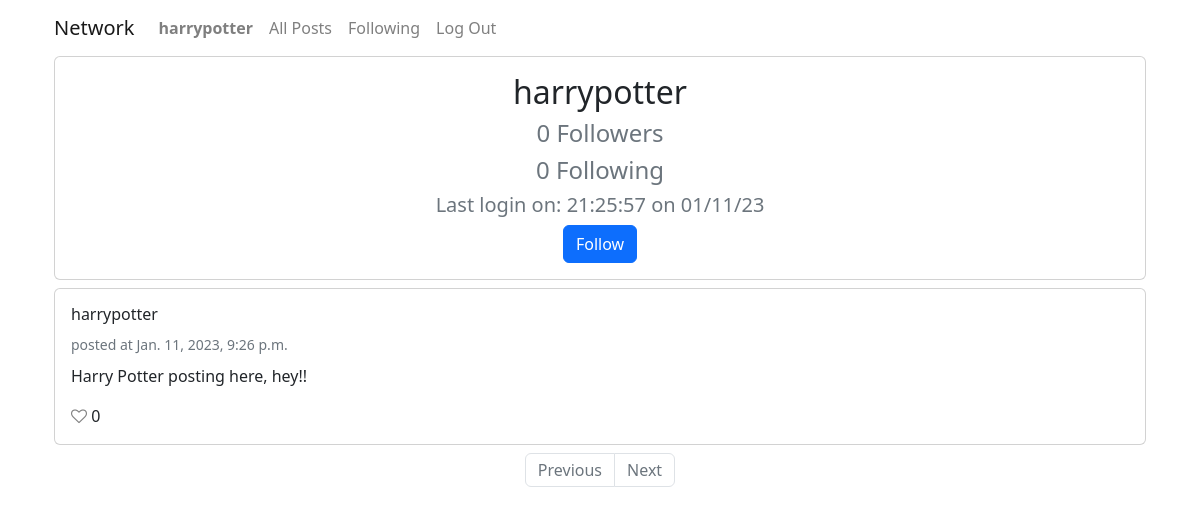
/profile/1 (signed in), run on the app's committed database.
### network/models.py (models this page shows, shortened)
class User(AbstractUser):
    pass

class Post(models.Model):
    author = models.ForeignKey(User, on_delete=models.CASCADE, related_name="posts")
    content = models.TextField(max_length=140)
    timestamp = models.DateTimeField(auto_now_add=True)
    liked_by = models.ManyToManyField(User, related_name="likes")
    def likes(self):
        return self.liked_by.all().count()
    class Meta:
        ordering = ['-timestamp']

### network/views.py (the view)
# urls.py: path("profile/<int:user_id>", views.userprofile, name="profile"),
@login_required(login_url="login")
def userprofile(request, user_id):
    user = User.objects.get(pk=user_id)
    posts = Post.objects.filter(author=user_id)
    pagination = Paginator(posts, 10)
    pg_num = request.GET.get('page', 1)
    pg_obj = pagination.get_page(pg_num)
    if pg_obj.has_previous():
        pg_url = f'?page={pg_obj.previous_page_number()}'
    elif pg_obj.has_next():
        pg_url = f'?page={pg_obj.next_page_number()}'
    else:
        pg_url = ''
    if not request.user.is_authenticated:
        is_followed = False
    elif user.rel_to_user.filter(rel_fromuser=user, status='yes'):
        is_followed = True
    else:
        is_followed = False
    return render(request, "network/profile.html", {
        "username": user,
        "posts": pg_obj,
        "pg_obj": pg_obj,
        "pg_url": pg_url,
        'following' : user.rel_from_user.count(),
        'followed_by' : user.rel_to_user.count(),
        "is_following": is_followed or None,
        "lastlogin": f'{user.last_login.strftime("%X")} on {user.last_login.strftime("%x")}'
    })

### network/templates/network/profile.html (shortened to what this page needs)
{% extends "network/layout.html" %}
{% load static %}
{% block body %}
<div class="container">
    <div class="row">
        <div class="col-12">
            <div class="row">
                <div class="col">
                    <div class="card">
                        <div class="card-body">
                            <div class="row">
                                <div class="col text-center">
                                    <h2 id="userprofile">{{ username }}</h2>
                                    <h4 class="text-muted" id="fwlrcount">{{ followed_by }} Followers</h4>
                                    <h4 class="text-muted" id="flwingcount">{{ following }} Following</h4>
                                    <h5 class="text-muted">Last login on: {{ lastlogin }}</h5>
                                    {% if user.is_authenticated %}
                                        <button id="folunfolbutton_{{ username.id }}" data-id="{{ username.id }}" type="button" class="btn btn-primary">Follow</button>
                                    {% endif %}
                                </div>
                            </div>
                        </div>
                    </div>
                </div>
            </div>
            <div class="row">
                <div class="col">
                    {% for post in posts %}
                        <div class="card mt-2">
                            <div class="card-body">
                                <div class="row">
                                    <div class="col">
                                        <h6 class="card-title">{{ post.author }}</h6>
                                        <small class="align-self-center text-muted text-right">posted at {{ post.timestamp }}</small>
                                        <p class="card-text mt-2">{{ post.content }}</p>
                                        <div id="post_likes_{{ post.id }}">
                                            {% if user.is_authenticated %}
                                            <i id="hearticon_{{ post.id }}" data-id="{{ post.id }}" class="fa fa-heart-o {% if user in post.liked_by.all %}fa fa-heart{% else %}fa fa-heart-o{% endif %}"></i>
                                            {% else %}
                                            <i class="fa fa-heart-o {% if post.likes != 0 %}fa fa-heart{% else %}fa fa-heart-o{% endif %}"></i>
                                            {% endif %}
                                            <span id="post_likecount_{{ post.id }}">{{ post.likes }}</span>
                                        </div>
                                    </div>
                                </div>
                            </div>
                        </div>
                    {% empty %}
                        No posts.
                    {% endfor %}
                    <div class="row mt-2 align-self-center">
                        <div class="col text-center">
                            {% if pg_obj.object_list %}
                            <nav aria-label="...">
                                <ul class="pagination justify-content-center">
                                    <li class="page-item {% if not pg_obj.has_previous %} disabled {% endif %}">
                                        <a class="page-link" href="{{ pg_url }}">Previous</a>
                                    </li>
                                    <li class="page-item {% if not pg_obj.has_next %} disabled {% endif %}">
                                        <a class="page-link" href="{{ pg_url }}">Next</a>
                                    </li>
                                </ul>
                            </nav>
                            {% endif %}
                        </div>
                    </div>
                </div>
            </div>
        </div>
    </div>
</div>
{% endblock %}

### network/templates/network/layout.html (shortened to what this page needs)
{% load static %}
<!DOCTYPE html>
<html lang="en">
<head>
    <link rel="stylesheet" href="https://stackpath.bootstrapcdn.com/bootstrap/4.4.1/css/bootstrap.min.css">
    <link href="https://maxcdn.bootstrapcdn.com/font-awesome/4.7.0/css/font-awesome.min.css" rel="stylesheet"/>
    <link href="{% static 'network/styles.css' %}" rel="stylesheet">
    <link href="{% static 'network/bootstrap.min.css' %}" rel="stylesheet">
</head>
<body>
    <div class="container">
        <div class="row">
            <div class="col-12">
                <div class="row">
                    <div class="col">
                        <nav class="navbar navbar-light navbar-expand-md">
                            <div class="container-fluid"><a class="navbar-brand" href="#">Network</a>
                                <div class="collapse navbar-collapse" id="navcol-1">
                                    <ul class="navbar-nav mr-auto">
                                        {% if user.is_authenticated %}
                                            <li class="nav-item">
                                                <a class="nav-link" href="{% url 'profile' user.id %}"><strong>{{ user.username }}</strong></a>
                                            </li>
                                        {% endif %}
                                        <li class="nav-item">
                                            <a class="nav-link" href="{% url 'index' %}">All Posts</a>
                                        </li>
                                        {% if user.is_authenticated %}
                                            <li class="nav-item">
                                                <a class="nav-link" href="{% url 'following' user.id %}">Following</a>
                                            </li>
                                            <li class="nav-item">
                                                <a class="nav-link" href="{% url 'logout' %}">Log Out</a>
                                            </li>
                                        {% endif %}
                                    </ul>
                                </div>
                            </div>
                        </nav>
                    </div>
                </div>
                <div class="row">
                    <div class="col">
                        {% block body %}
                        {% endblock %}
                    </div>
                </div>
            </div>
        </div>
    </div>
</body>
</html>

### network/static/network/styles.css (style rules this page uses)
.fa-heart-o { color: rgb(129, 129, 129); cursor: pointer; }

### data on the page
User: username "harrypotter"
Post: author "harrypotter", timestamp "Jan. 11, 2023, 9:26 p.m.", content "Harry Potter posting here, hey!!", likes "0"

### other printed values
{{ followed_by }} "0"
{{ following }} "0"
{{ lastlogin }} "21:25:57 on 01/11/23"
